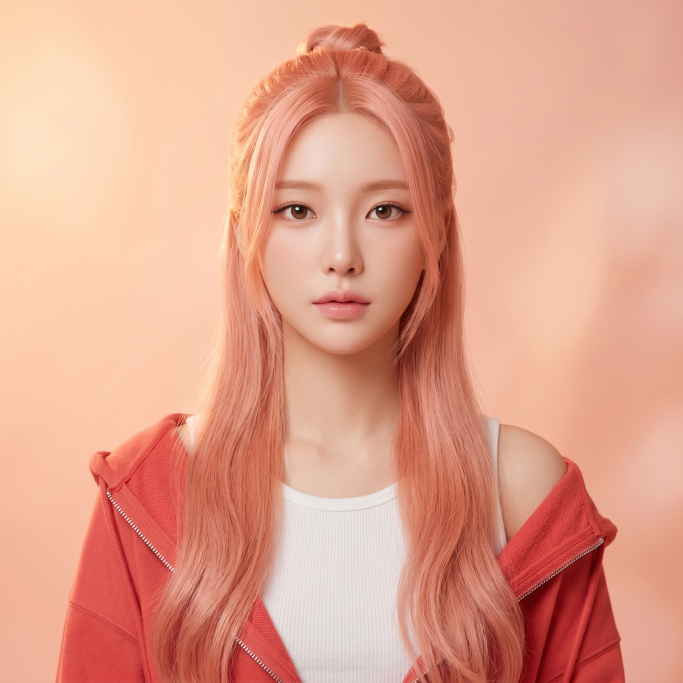
#> input picture ARA-462-new.png, 2048 x 2048 px (shown at 1/3 size); its folder holds 4 pictures in this run
$ python resize_ara_feed.py .
#> lines starting #> are read from the running program, lines starting #| are printed output that depends on the picture
#!/usr/bin/env python3
"""
이루나(ARA-462) 피드 이미지 리사이저
사용법: python3 resize_ara_feed.py [이미지폴더경로]
이미지폴더 안의 파일을 알파벳순으로 정렬해서 ara-feed-02.png ~ ara-feed-20.png로 저장
"""

import sys
import os
from pathlib import Path
from PIL import Image

# ── 설정 ──
DEST_DIR = Path(__file__).parent  # venux_mobile/ 폴더
TARGET_SIZE = (800, 800)
START_INDEX = 2  # ara-feed-02부터
PREFIX = "ara-feed"

def center_crop_square(img, size):
    """중앙 기준 정사각형 크롭 후 리사이징"""
    w, h = img.size
    min_dim = min(w, h)
    left = (w - min_dim) // 2
    top = (h - min_dim) // 2
    img_cropped = img.crop((left, top, left + min_dim, top + min_dim))
    return img_cropped.resize(size, Image.LANCZOS)

def main():
    if len(sys.argv) < 2:
        print("사용법: python3 resize_ara_feed.py [이미지폴더경로]")
        print("예시: python3 resize_ara_feed.py ~/Downloads/이루나이미지/")
        sys.exit(1)

    src_dir = Path(sys.argv[1]).expanduser()
    if not src_dir.exists():
        print(f"폴더를 찾을 수 없어: {src_dir}")
        sys.exit(1)

    # 이미지 파일만 수집 (jpg, jpeg, png, webp)
    exts = {'.jpg', '.jpeg', '.png', '.webp', '.JPG', '.JPEG', '.PNG'}
    images = sorted([f for f in src_dir.iterdir() if f.suffix in exts])

    if not images:
        print(f"이미지 파일 없음: {src_dir}")
        sys.exit(1)

    print(f"발견된 이미지: {len(images)}개")
    print(f"저장 위치: {DEST_DIR}")
    print("─" * 40)

    for i, src_path in enumerate(images):
        idx = START_INDEX + i
        dest_name = f"{PREFIX}-{idx:02d}.png"
        dest_path = DEST_DIR / dest_name

        try:
            img = Image.open(src_path).convert("RGB")
#> img is the input picture: PIL image 2048x2048 RGB; mean R, G, B 225.1, 161.8, 140.5
            out = center_crop_square(img, TARGET_SIZE)
#> in center_crop_square, `return img_cropped.resize(size, Image.LANCZOS)`:
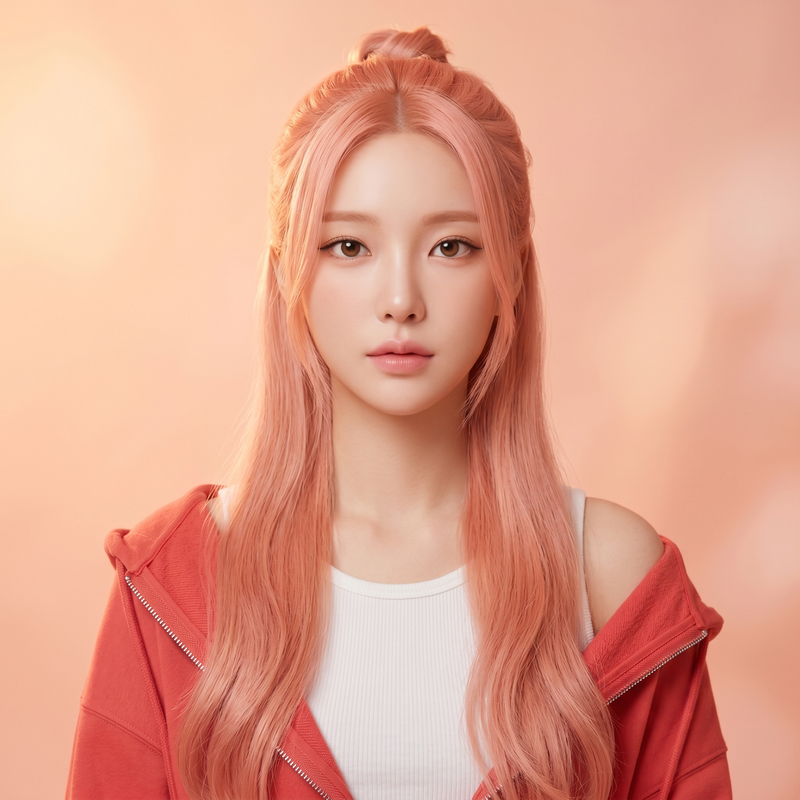
#> returned value: PIL image 800x800 RGB; mean R, G, B 225.1, 161.8, 140.5
            out.save(dest_path, "PNG", optimize=True)
            print(f"✓ {src_path.name} → {dest_name}")
        except Exception as e:
            print(f"✗ {src_path.name} 실패: {e}")
#> pass 2 of the loop in main, `for i, src_path in enumerate(images):`:
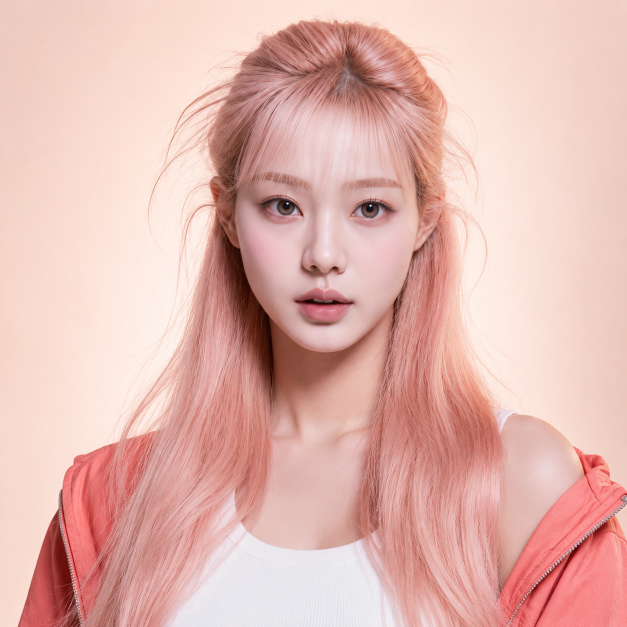
#> input picture ARA-462.png, 1254 x 1254 px (shown at 1/2 size)
#> in main, img is the input picture: PIL image 1254x1254 RGB; mean R, G, B 227.1, 183.1, 175.5
#> in center_crop_square (call 2), `return img_cropped.resize(size, Image.LANCZOS)`:
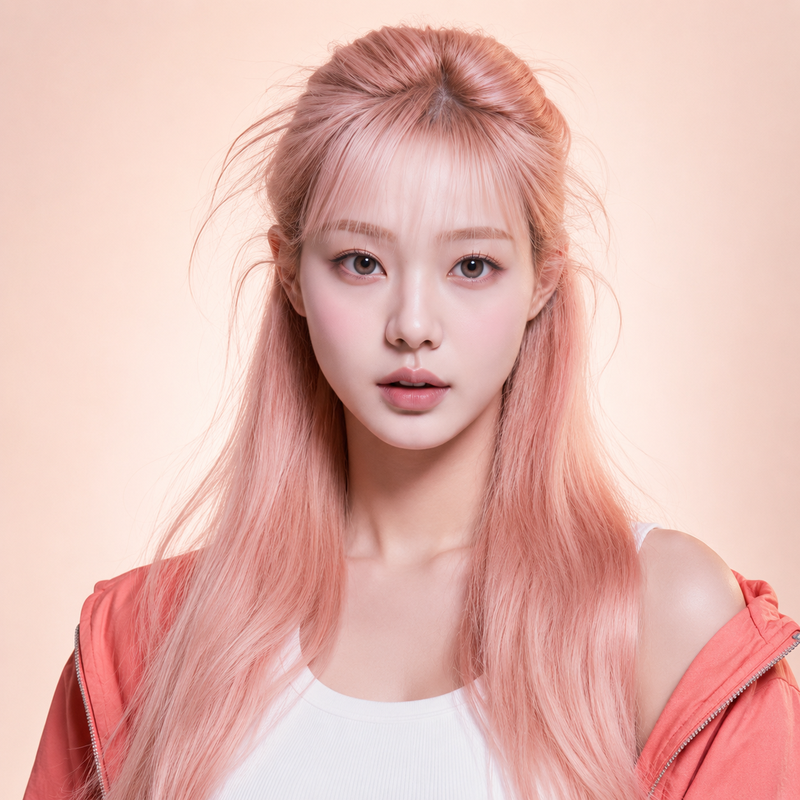
#> returned value: PIL image 800x800 RGB; mean R, G, B 227.1, 183.1, 175.5
#> pass 3 of the loop in main, `for i, src_path in enumerate(images):`:
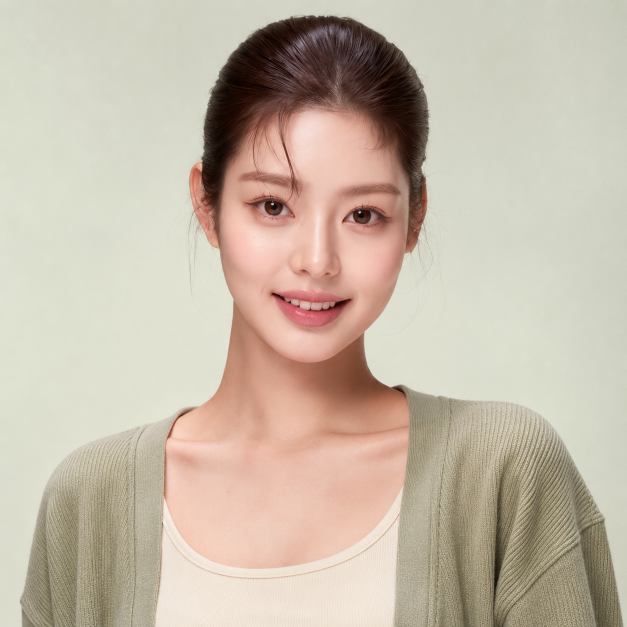
#> input picture ATP-X1.png, 1254 x 1254 px (shown at 1/2 size)
#> in main, img is the input picture: PIL image 1254x1254 RGB; mean R, G, B 198.1, 185.3, 168.5
#> in center_crop_square (call 3), `return img_cropped.resize(size, Image.LANCZOS)`:
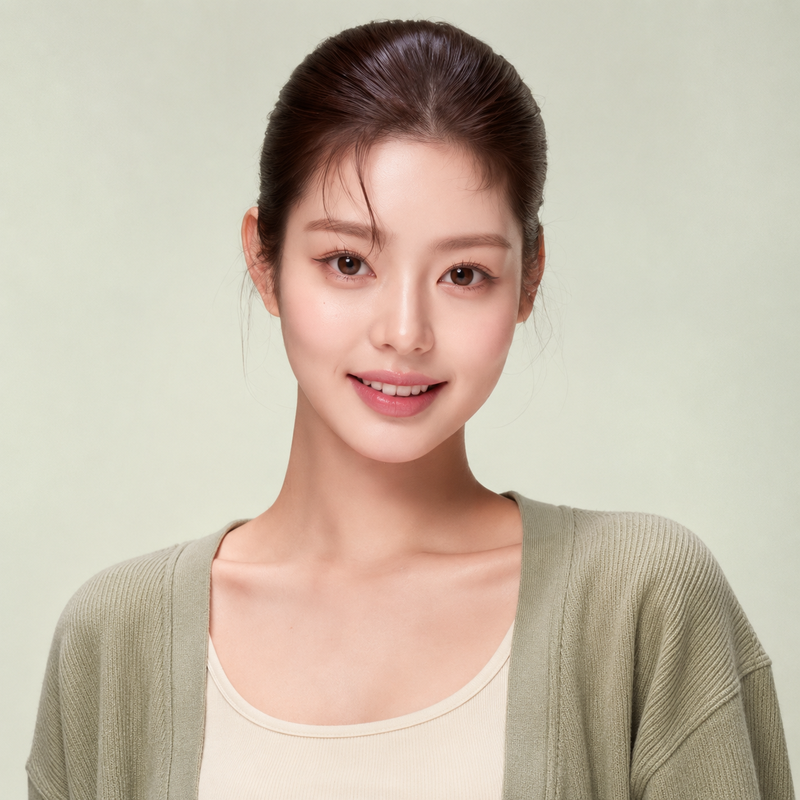
#> returned value: PIL image 800x800 RGB; mean R, G, B 198.1, 185.3, 168.5
#> the loop made 4 passes; the first 3 are shown

    print("─" * 40)
    print(f"완료. ara-feed-{START_INDEX:02d}.png ~ ara-feed-{START_INDEX + len(images) - 1:02d}.png 저장됨")

if __name__ == "__main__":
    main()
